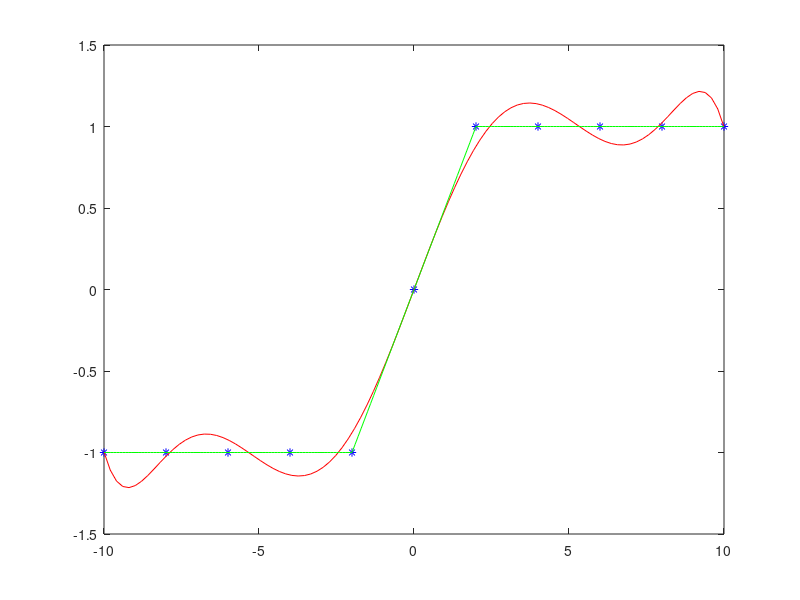

Here is the MATLAB script that generated this plot:
clear
clc
close all
clear

%%%Plot Main Function
X = (-10:2:10)';
Y = sign(X);
plot(X,Y,'b*')

%%%Regression Curve
O = 7;
H = ones(length(X),O+1);
for idx = 2:(O+1)
    H(:,idx) = X.^(idx-1);
end
Astar = inv(H'*H)*H'*Y;
Xsmooth = linspace(X(1),X(end),100);
Hs = ones(length(Xsmooth),O+1);
for idx = 2:(O+1)
    Hs(:,idx) = Xsmooth.^(idx-1);
end
Ytilde = Hs*Astar;
hold on
plot(Xsmooth,Ytilde,'r-')

%%%Linear Splines

%%% m = (y1-y0)/(x1-x0)
%%% y = m(x-x0) + y0
for idx = 1:length(X)-1
   m = (Y(idx+1)-Y(idx) )/(X(idx+1)-X(idx));
   xspline = X(idx):0.1:X(idx+1);
   yspline = m*(xspline-X(idx)) + Y(idx);
   plot(xspline,yspline,'g-')
end

%%%Quadratic Splines


